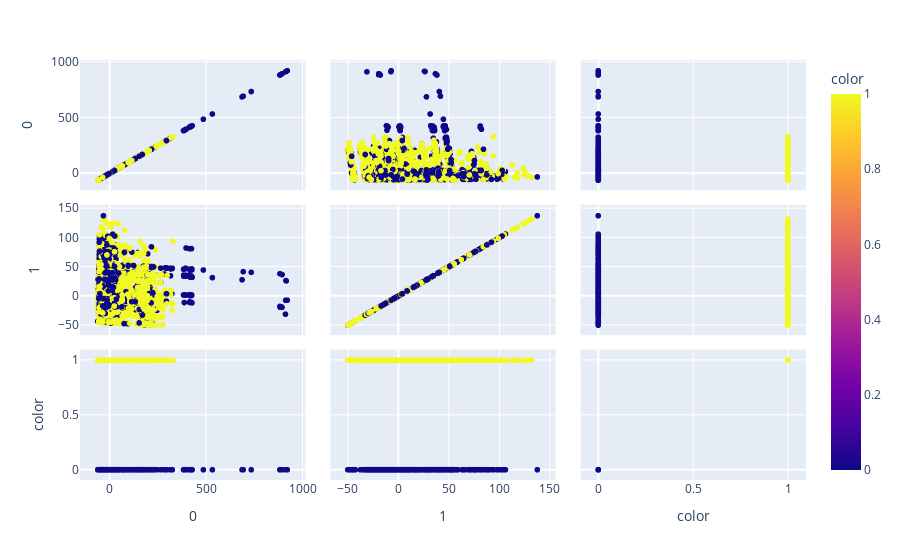

This figure's notebook cell:
### Markdown cell above
### Visualizando nosso dataset via Plotly

### Code cell
import plotly.express as px

fig = px.scatter_matrix(
    components,
    labels=labels,
    color=dfMerge["e_signed"]
)

fig.show()

### Figure 1 — Plotly figure (JSON) as saved in the notebook; plotly's stock layout.template omitted (floating-point values rounded to 4 significant figures; data arrays with more than 128 entries replaced by an {"elided": "..."} marker saying what was removed)
{"data": [{"dimensions": [{"axis": {"matches": true}, "label": "0", "values": {"elided": "17908 float values"}}, {"axis": {"matches": true}, "label": "1", "values": {"elided": "17908 float values"}}, {"axis": {"matches": true}, "label": "color", "values": {"elided": "17908 int values"}}], "hovertemplate": "%{xaxis.title.text}=%{x}<br>%{yaxis.title.text}=%{y}<br>color=%{marker.color}<extra></extra>", "legendgroup": "", "marker": {"color": {"elided": "17908 int values"}, "coloraxis": "coloraxis", "symbol": "circle"}, "name": "", "showlegend": false, "type": "splom"}], "layout": {"coloraxis": {"colorbar": {"title": {"text": "color"}}, "colorscale": [[0, "#0d0887"], [0.1111, "#46039f"], [0.2222, "#7201a8"], [0.3333, "#9c179e"], [0.4444, "#bd3786"], [0.5556, "#d8576b"], [0.6667, "#ed7953"], [0.7778, "#fb9f3a"], [0.8889, "#fdca26"], [1, "#f0f921"]]}, "dragmode": "select", "legend": {"tracegroupgap": 0}, "margin": {"t": 60}}}
